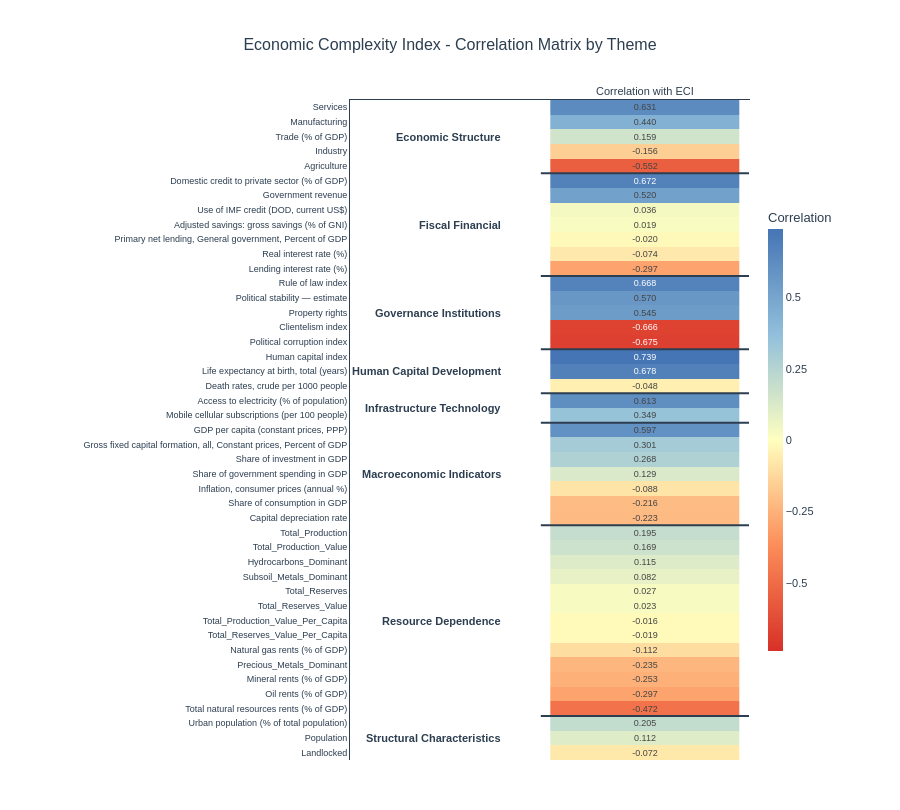

The cell this chart's notebook holds for it:
### Markdown cell above
## Heatmap

### Code cell


### Figure 1 — Plotly figure (JSON) as saved in the notebook; plotly's stock layout.template omitted (floating-point values rounded to 4 significant figures)
{"data": [{"colorbar": {"dtick": 0.25, "len": 0.7, "thickness": 15, "tick0": -1, "tickmode": "linear", "title": {"text": "Correlation"}}, "colorscale": [[0, "#D73027"], [0.25, "#FC8D59"], [0.5, "#FFFFBF"], [0.75, "#91BFDB"], [1, "#4575B4"]], "hovertemplate": "<b>%{y}</b><br>Correlation: %{z:.3f}<extra></extra>", "text": [[0.6312], [0.44], [0.1593], [-0.1557], [-0.5517], [0.6725], [0.5196], [0.0364], [0.0193], [-0.02038], [-0.07402], [-0.2975], [0.6676], [0.5702], [0.5453], [-0.6657], [-0.6753], [0.7395], [0.6782], [-0.04769], [0.613], [0.3488], [0.5973], [0.3011], [0.2677], [0.129], [-0.08766], [-0.216], [-0.2228], [0.1953], [0.1686], [0.1151], [0.08192], [0.0266], [0.02304], [-0.01642], [-0.01881], [-0.1118], [-0.235], [-0.2527], [-0.2971], [-0.4724], [0.2046], [0.1118], [-0.07231]], "textfont": {"size": 9}, "texttemplate": "%{text:.3f}", "type": "heatmap", "x": ["Correlation with ECI"], "y": ["Services", "Manufacturing", "Trade (% of GDP)", "Industry", "Agriculture", "Domestic credit to private sector (% of GDP)", "Government revenue", "Use of IMF credit (DOD, current US$)", "Adjusted savings: gross savings (% of GNI)", "Primary net lending, General government, Percent of GDP", "Real interest rate (%)", "Lending interest rate (%)", "Rule of law index", "Political stability — estimate", "Property rights", "Clientelism index", "Political corruption index", "Human capital index", "Life expectancy at birth, total (years)", "Death rates, crude per 1000 people", "Access to electricity (% of population)", "Mobile cellular subscriptions (per 100 people)", "GDP per capita (constant prices, PPP)", "Gross fixed capital formation, all, Constant prices, Percent of GDP", "Share of investment in GDP", "Share of government spending in GDP", "Inflation, consumer prices (annual %)", "Share of consumption in GDP", "Capital depreciation rate", "Total_Production", "Total_Production_Value", "Hydrocarbons_Dominant", "Subsoil_Metals_Dominant", "Total_Reserves", "Total_Reserves_Value", "Total_Production_Value_Per_Capita", "Total_Reserves_Value_Per_Capita", "Natural gas rents (% of GDP)", "Precious_Metals_Dominant", "Mineral rents (% of GDP)", "Oil rents (% of GDP)", "Total natural resources rents (% of GDP)", "Urban population (% of total population)", "Population", "Landlocked"], "z": [[0.6312], [0.44], [0.1593], [-0.1557], [-0.5517], [0.6725], [0.5196], [0.0364], [0.0193], [-0.02038], [-0.07402], [-0.2975], [0.6676], [0.5702], [0.5453], [-0.6657], [-0.6753], [0.7395], [0.6782], [-0.04769], [0.613], [0.3488], [0.5973], [0.3011], [0.2677], [0.129], [-0.08766], [-0.216], [-0.2228], [0.1953], [0.1686], [0.1151], [0.08192], [0.0266], [0.02304], [-0.01642], [-0.01881], [-0.1118], [-0.235], [-0.2527], [-0.2971], [-0.4724], [0.2046], [0.1118], [-0.07231]], "zmid": 0}], "layout": {"annotations": [{"font": {"color": "#2C3E50", "family": "Arial, sans-serif", "size": 11}, "showarrow": false, "text": "<b>Economic Structure</b>", "textangle": 0, "x": -0.75, "xanchor": "right", "xref": "x", "y": 2, "yanchor": "middle", "yref": "y"}, {"font": {"color": "#2C3E50", "family": "Arial, sans-serif", "size": 11}, "showarrow": false, "text": "<b>Fiscal Financial</b>", "textangle": 0, "x": -0.75, "xanchor": "right", "xref": "x", "y": 8, "yanchor": "middle", "yref": "y"}, {"font": {"color": "#2C3E50", "family": "Arial, sans-serif", "size": 11}, "showarrow": false, "text": "<b>Governance Institutions</b>", "textangle": 0, "x": -0.75, "xanchor": "right", "xref": "x", "y": 14, "yanchor": "middle", "yref": "y"}, {"font": {"color": "#2C3E50", "family": "Arial, sans-serif", "size": 11}, "showarrow": false, "text": "<b>Human Capital Development</b>", "textangle": 0, "x": -0.75, "xanchor": "right", "xref": "x", "y": 18, "yanchor": "middle", "yref": "y"}, {"font": {"color": "#2C3E50", "family": "Arial, sans-serif", "size": 11}, "showarrow": false, "text": "<b>Infrastructure Technology</b>", "textangle": 0, "x": -0.75, "xanchor": "right", "xref": "x", "y": 20.5, "yanchor": "middle", "yref": "y"}, {"font": {"color": "#2C3E50", "family": "Arial, sans-serif", "size": 11}, "showarrow": false, "text": "<b>Macroeconomic Indicators</b>", "textangle": 0, "x": -0.75, "xanchor": "right", "xref": "x", "y": 25, "yanchor": "middle", "yref": "y"}, {"font": {"color": "#2C3E50", "family": "Arial, sans-serif", "size": 11}, "showarrow": false, "text": "<b>Resource Dependence</b>", "textangle": 0, "x": -0.75, "xanchor": "right", "xref": "x", "y": 35, "yanchor": "middle", "yref": "y"}, {"font": {"color": "#2C3E50", "family": "Arial, sans-serif", "size": 11}, "showarrow": false, "text": "<b>Structural Characteristics</b>", "textangle": 0, "x": -0.75, "xanchor": "right", "xref": "x", "y": 43, "yanchor": "middle", "yref": "y"}], "font": {"color": "#2C3E50", "family": "Arial, sans-serif", "size": 11}, "height": 810, "margin": {"b": 50, "l": 350, "r": 150, "t": 100}, "paper_bgcolor": "white", "plot_bgcolor": "white", "shapes": [{"line": {"color": "#2C3E50", "width": 2}, "type": "line", "x0": -0.55, "x1": 0.55, "xref": "x", "y0": 4.5, "y1": 4.5, "yref": "y"}, {"line": {"color": "#2C3E50", "width": 2}, "type": "line", "x0": -0.55, "x1": 0.55, "xref": "x", "y0": 11.5, "y1": 11.5, "yref": "y"}, {"line": {"color": "#2C3E50", "width": 2}, "type": "line", "x0": -0.55, "x1": 0.55, "xref": "x", "y0": 16.5, "y1": 16.5, "yref": "y"}, {"line": {"color": "#2C3E50", "width": 2}, "type": "line", "x0": -0.55, "x1": 0.55, "xref": "x", "y0": 19.5, "y1": 19.5, "yref": "y"}, {"line": {"color": "#2C3E50", "width": 2}, "type": "line", "x0": -0.55, "x1": 0.55, "xref": "x", "y0": 21.5, "y1": 21.5, "yref": "y"}, {"line": {"color": "#2C3E50", "width": 2}, "type": "line", "x0": -0.55, "x1": 0.55, "xref": "x", "y0": 28.5, "y1": 28.5, "yref": "y"}, {"line": {"color": "#2C3E50", "width": 2}, "type": "line", "x0": -0.55, "x1": 0.55, "xref": "x", "y0": 41.5, "y1": 41.5, "yref": "y"}], "title": {"font": {"color": "#2C3E50", "family": "Arial, sans-serif", "size": 16}, "text": "Economic Complexity Index - Correlation Matrix by Theme", "x": 0.5, "xanchor": "center"}, "width": 900, "xaxis": {"linecolor": "#2C3E50", "linewidth": 1, "showgrid": false, "showline": true, "side": "top"}, "yaxis": {"autorange": "reversed", "linecolor": "#2C3E50", "linewidth": 1, "showgrid": false, "showline": true, "tickfont": {"size": 9}}}}
